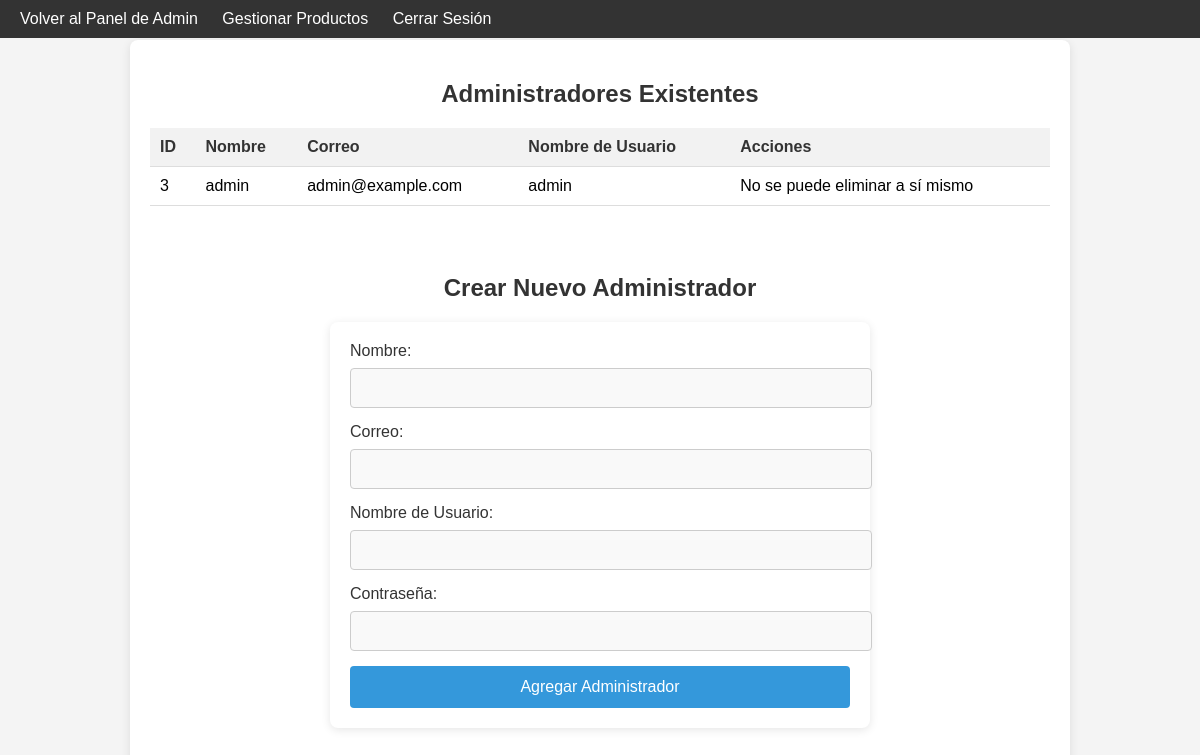
The app's page /gestionar_admin.php (signed in) with its own data.
### tables this page shows
CREATE TABLE `usuarios` (
  `id` int(11) NOT NULL,
  `nombre` varchar(255) NOT NULL,
  `email` varchar(255) NOT NULL,
  `contrasena` varchar(255) NOT NULL,
  `fecha_registro` timestamp NOT NULL DEFAULT current_timestamp(),
  `username` varchar(255) NOT NULL,
  `admin` tinyint(1) NOT NULL DEFAULT 0
);

### gestionar_admin.php (the view, shortened to what this page needs)
<?php
include 'php/conexion_be.php';
$query = "SELECT id, nombre, email, username FROM usuarios WHERE admin = 1";
$result = mysqli_query($conexion, $query);
?>
<!DOCTYPE html>
<html lang="es">
<head>
    <link rel="stylesheet" href="styles/gestionar_admin.css">
</head>
<body>
    <nav>
        <ul>
            <li><a href="indexAdmin.php">Volver al Panel de Admin</a></li>
            <li><a href="gestionar_productos.php">Gestionar Productos</a></li>
            <li><a href="php/logout.php">Cerrar Sesión</a></li>
        </ul>
    </nav>
    <div class="admin-container">
        <h2>Administradores Existentes</h2>
        <table>
            <thead>
                <tr>
                    <th>ID</th>
                    <th>Nombre</th>
                    <th>Correo</th>
                    <th>Nombre de Usuario</th>
                    <th>Acciones</th>
                </tr>
            </thead>
            <tbody>
                <?php
                if (mysqli_num_rows($result) > 0) {
                    while ($row = mysqli_fetch_assoc($result)) {
                        echo "<tr>";
                        echo "<td>" . $row['id'] . "</td>";
                        echo "<td>" . $row['nombre'] . "</td>";
                        echo "<td>" . $row['email'] . "</td>";
                        echo "<td>" . $row['username'] . "</td>";
                        echo "<td>";
                        if ($row['id'] != $_SESSION['id']) {
                            echo "<a href='gestionar_admin.php?id=" . $row['id'] . "' onclick='return confirm(\"¿Estás seguro de eliminar este administrador?\")'>Eliminar</a>";
                        } else {
                            echo "No se puede eliminar a sí mismo";
                        }
                        echo "</td>";
                        echo "</tr>";
                    }
                } else {
                    echo "<tr><td colspan='5'>No hay usuarios administradores.</td></tr>";
                }
                ?>
            </tbody>
        </table>
        <br>
        <h2>Crear Nuevo Administrador</h2>
        <form action="php/adminUsers.php" method="POST" class="form-container">
            <label for="nombre">Nombre:</label>
            <input type="text" id="nombre" name="nombre" required>
            <label for="email">Correo:</label>
            <input type="email" id="email" name="email" required>
            <label for="username">Nombre de Usuario:</label>
            <input type="text" id="username" name="username" required>
            <label for="password">Contraseña:</label>
            <input type="password" id="password" name="password" required>
            <button type="submit" name="add_admin">Agregar Administrador</button>
        </form>
    </div>
</body>
</html>

### styles/gestionar_admin.css (style rules this page uses)
body { font-family: Arial, sans-serif; margin: 0; padding: 0; background-color: #f4f4f4; }
nav { background-color: #333; color: white; padding: 10px 20px; position: fixed; width: 100%; top: 0; left: 0; z-index: 100; }
nav ul { list-style-type: none; padding: 0; margin: 0; }
nav ul li { display: inline; margin-right: 20px; }
nav ul li a { color: white; text-decoration: none; font-size: 16px; }
.admin-container { margin-top: 60px; padding: 20px; background-color: white; border-radius: 8px; box-shadow: 0 2px 10px rgba(0, 0, 0, 0.1); max-width: 900px; margin: 40px auto; }
h2 { text-align: center; color: #333; }
table { width: 100%; border-collapse: collapse; margin-bottom: 30px; }
table th, table td { padding: 10px; text-align: left; border-bottom: 1px solid #ddd; }
table th { background-color: #f2f2f2; color: #333; }
form { background-color: #fff; padding: 20px; border-radius: 8px; box-shadow: 0 2px 10px rgba(0, 0, 0, 0.1); max-width: 500px; margin: 20px auto; }
form label { display: block; margin-bottom: 8px; color: #333; }
form input { width: 100%; padding: 10px; margin-bottom: 15px; border: 1px solid #ccc; border-radius: 4px; font-size: 16px; background-color: #f9f9f9; }
form button { width: 100%; padding: 12px; background-color: #3498db; color: white; border: none; border-radius: 4px; font-size: 16px; cursor: pointer; }

### records on screen
usuarios: id "3", nombre "admin", email "admin@example.com", username "admin", shows "No se puede eliminar a sí mismo"
